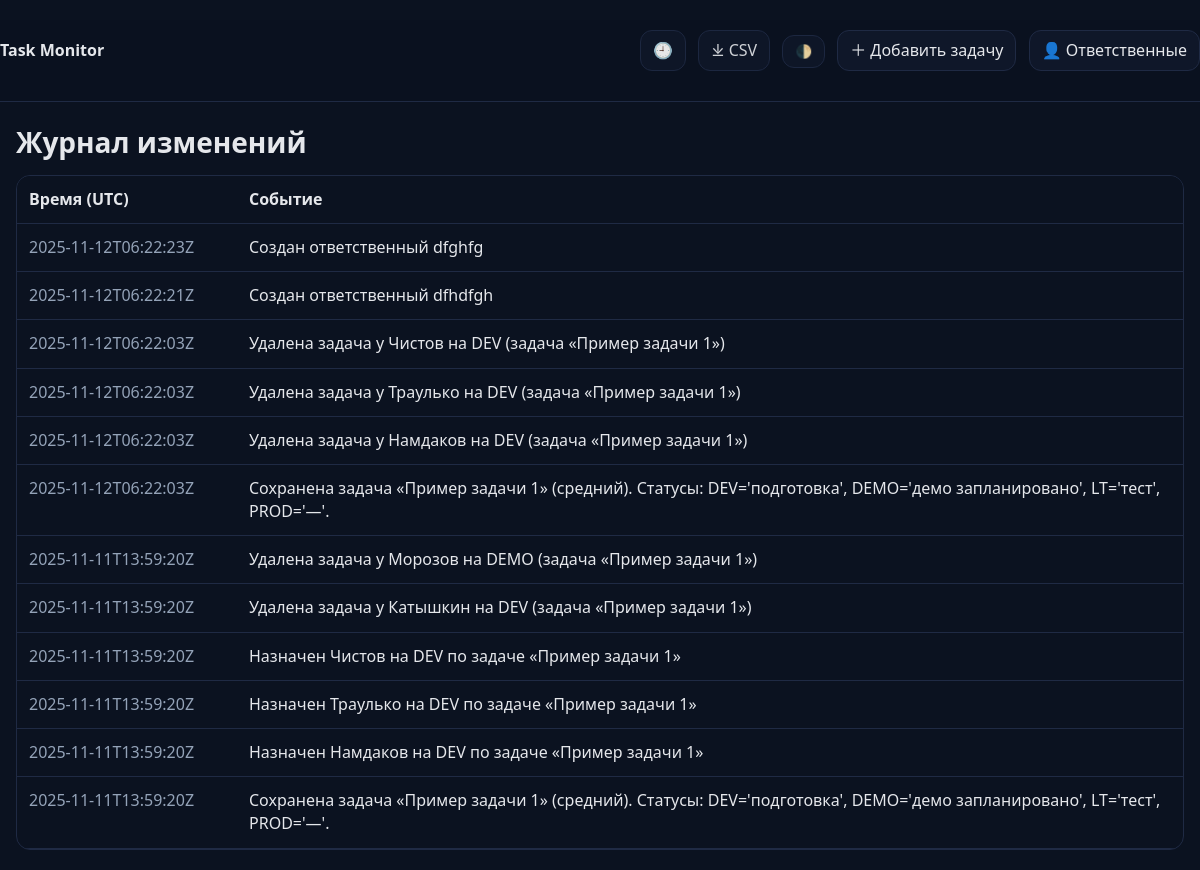
Before: /history with the older database file.
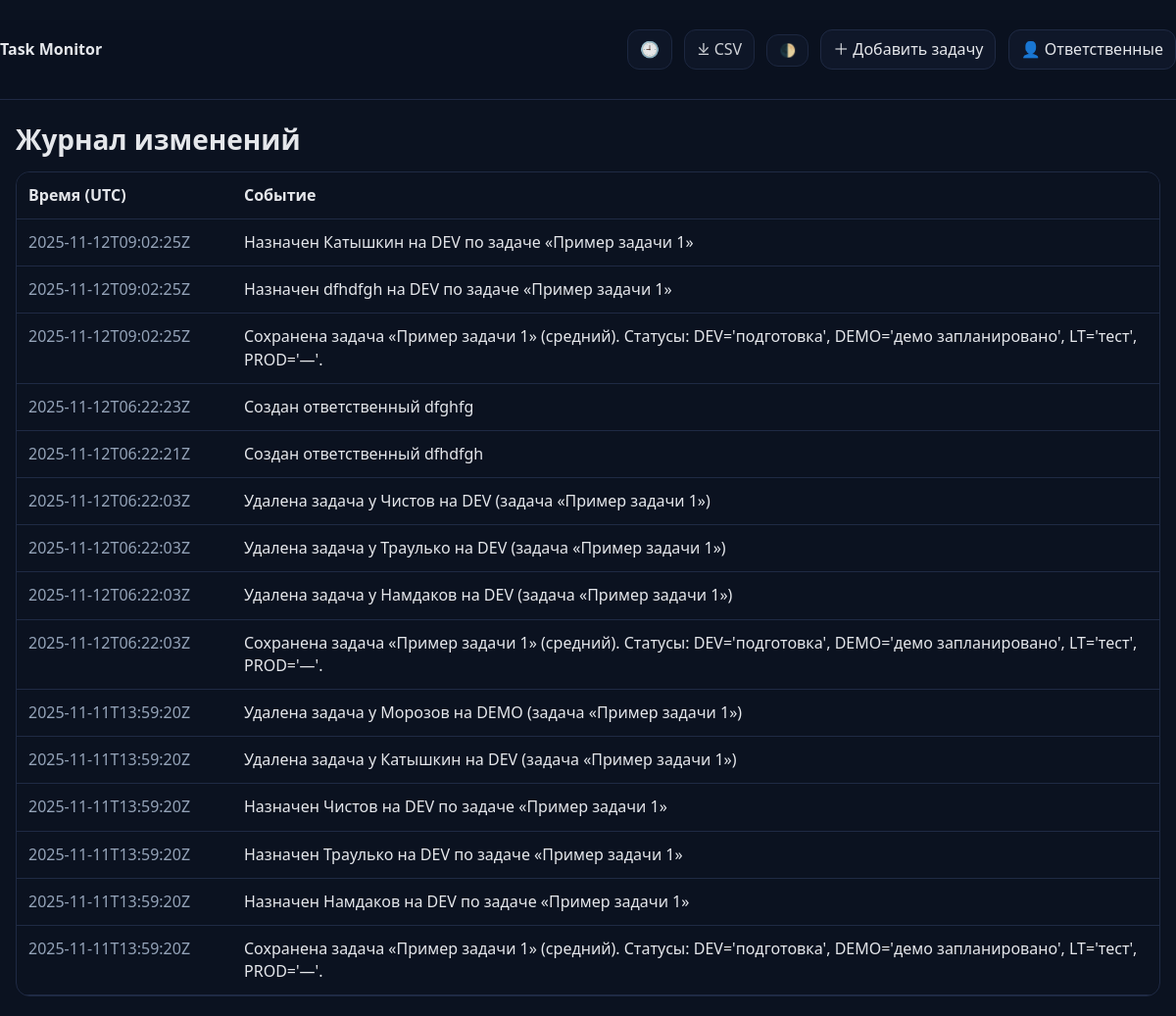
After: the same page with the newer database file.
### tables this page shows
CREATE TABLE changes (
  id INTEGER PRIMARY KEY AUTOINCREMENT,
  ts TEXT NOT NULL,
  kind TEXT NOT NULL,
  payload TEXT NOT NULL
);

### backend/main.py (the view)
@app.get("/history", response_class=HTMLResponse)
def history(request: Request):
    conn = sqlite3.connect('data.db'); cur = conn.cursor()
    rows = cur.execute('SELECT ts, kind, payload FROM changes ORDER BY id DESC LIMIT 500').fetchall()
    items = []
    for r in rows:
        try:
            pl = json.loads(r[2]); text = pl.get('text')
        except Exception:
            pl = {}; text = None
        items.append({'ts': r[0], 'kind': r[1], 'text': text or r[1], 'payload': pl})
    conn.close()
    return render("history.html", request=request, items=items)

### backend/templates/history.html
{% extends "base.html" %}
{% block content %}
<h1 class="h1">Журнал изменений</h1>
<div class="table-wrap">
<table class="table">
  <colgroup><col style="width:220px"><col></colgroup>
  <thead><tr><th>Время (UTC)</th><th>Событие</th></tr></thead>
  <tbody>
    {% if items %}{% for it in items %}
    <tr>
      <td class="muted">{{ it.ts }}</td>
      <td>{{ it.text }}</td>
    </tr>
    {% endfor %}{% else %}
    <tr><td colspan="2" class="muted">История пока пустая</td></tr>
    {% endif %}
  </tbody>
</table>
</div>
{% endblock %}

### backend/templates/base.html (shortened to what this page needs)
<!doctype html>
<html lang="ru" data-theme="dark">
<head>
  <link rel="stylesheet" href="/static/style.css">
</head>
<body>
<header class="topbar"><div class="container flex-between">
  <a class="brand" href="/">Task Monitor</a>
  <nav class="nav">
    <a class="btn subtle" href="/history" title="Журнал изменений">🕘</a>
    <a class="btn subtle" href="/export/csv" title="Выгрузить CSV">⤓ CSV</a>
    <button class="btn subtle" id="theme-toggle" title="Светлая/тёмная тема">🌓</button>
    <a class="btn" href="/task/new">＋ Добавить задачу</a>
    <a class="btn" href="/people">👤 Ответственные</a>
  </nav>
</div></header>
<main class="container">{% block content %}{% endblock %}</main>
</body></html>

### backend/static/style.css (style rules this page uses)
:root { --bg:#0b1220; --card:#0f1729; --border:#1f2a44; --text:#e5e7eb; --muted:#94a3b8; --accent:#60a5fa; --tip-bg: rgba(25,40,60,0.98); --tip-text:#e5e7eb; --tip-border:#1f2a44; }
* { box-sizing:border-box }
body { margin:0;background:var(--bg);color:var(--text);font:16px/1.45 ui-sans-serif,system-ui,-apple-system }
.container { max-width:1280px;margin:20px auto;padding:0 16px }
.topbar { border-bottom:1px solid var(--border);background:color-mix(in srgb, var(--bg) 90%, transparent);backdrop-filter: blur(6px);position:sticky;top:0;z-index:5 }
.flex-between { display:flex;align-items:center;justify-content:space-between;padding:10px 0 }
.brand { color:var(--text);text-decoration:none;font-weight:700 }
.nav .btn { margin-left:8px }
.h1 { font-size:28px;margin:16px 0 12px }
.btn { display:inline-flex;align-items:center;gap:6px;border:1px solid var(--border);background:var(--card);color:var(--text);text-decoration:none;border-radius:12px;padding:8px 12px;cursor:pointer;transition:.15s;box-shadow:0 0 0 0 rgba(0,0,0,0) }
.btn.subtle { opacity:.9 }
.table-wrap { border:1px solid var(--border);border-radius:14px;overflow:hidden }
.table { width:100%;border-collapse:collapse;table-layout:fixed }
.table th,.table td { border-bottom:1px solid var(--border);padding:12px;vertical-align:top;overflow:visible }
.table th { background:color-mix(in srgb, var(--bg) 85%, #0000);font-weight:700;text-align:left }
.muted { color:var(--muted) }

Changed rows visible on the page:
added changes: ts "2025-11-12T09:02:25Z", text "Назначен Катышкин на DEV по задаче «Пример задачи 1»"
added changes: ts "2025-11-12T09:02:25Z", text "Назначен dfhdfgh на DEV по задаче «Пример задачи 1»"
added changes: ts "2025-11-12T09:02:25Z", text "Сохранена задача «Пример задачи 1» (средний). Статусы: DEV='подготовка', DEMO='демо запланировано', LT='тест', PROD='—'."
